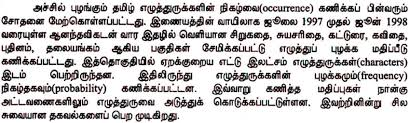
#> input picture image_path.jpg, 410 x 123 px
$ jupyter execute task.ipynb
#> lines starting #> are read from the running program, lines starting #| are printed output that depends on the picture
[cell 1]
import cv2
print("package imported")

[cell 2]
# Read the image
img = cv2.imread("image_path.jpg")
#> img is the input picture: shape (123, 410, 3); mean B, G, R 196.1, 195.7, 198.2

# Convert to grayscale
imggray = cv2.cvtColor(img, cv2.COLOR_BGR2GRAY)

# Apply Canny edge detection
imgcanny = cv2.Canny(imggray, 150, 200)
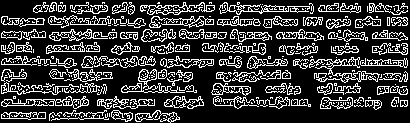
#> imgcanny: shape (123, 410); 22.6% white in thin lines or dots

# Apply threshold to create binary image (unpack the return tuple)
ret, imgbinary = cv2.threshold(imgcanny, 127, 255, cv2.THRESH_BINARY)

# Display binary image
cv2.imshow("Binary Image", imgbinary)
cv2.waitKey(0)
